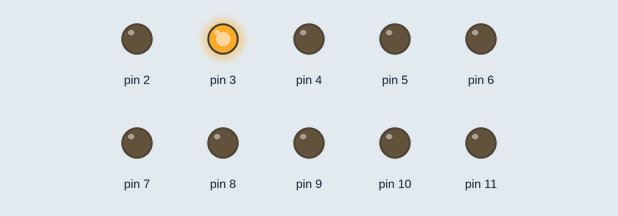
Simulated run of this sketch. Board: Arduino Uno, built with avr-gcc and run on an emulated ATmega328P. Shown: output pins drawn as LEDs (lit = HIGH).

Above: at 0.5 s.
At 1.5 s:
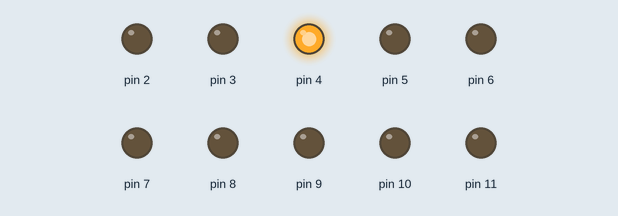
At 4.5 s:
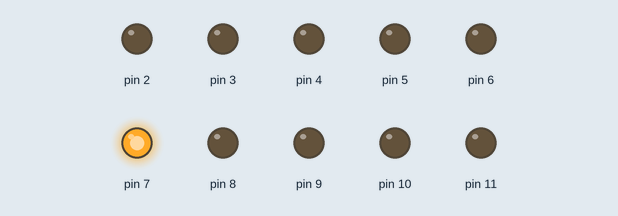
At 8.0 s:
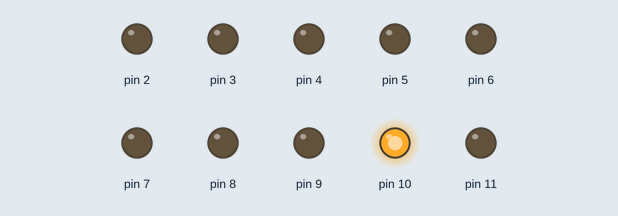
At 13.5 s:
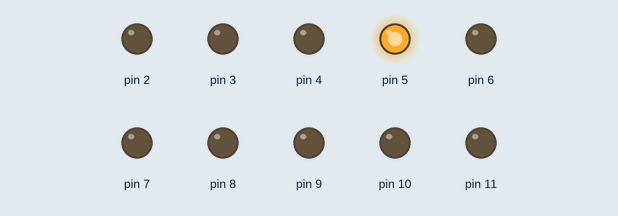
At 19.5 s:
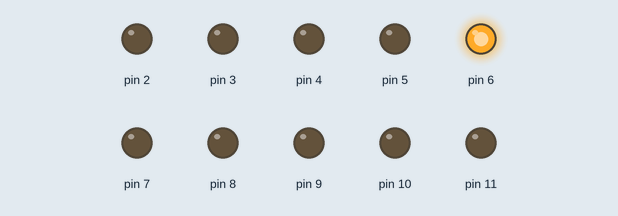
Timing chart, 0 to 20.8 s (numbered marks = the images above):
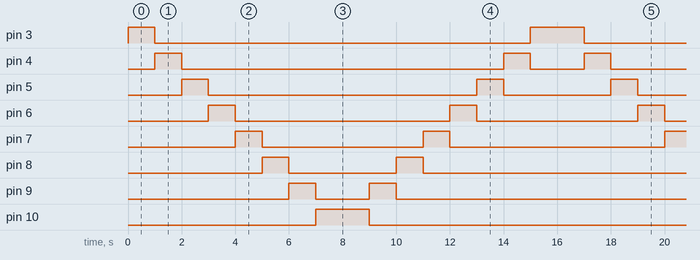

Measured:
- by itself, pin 3: repeats every 16.0 s: LOW 14.0 s, HIGH 2.0 s
- by itself, pin 4: repeats every 16.0 s: LOW 12.0 s, HIGH 1.0 s, LOW 2.0 s, HIGH 1.0 s
- by itself, pin 5: repeats every 16.0 s: LOW 10.0 s, HIGH 1.0 s, LOW 4.0 s, HIGH 1.0 s
- by itself, pin 6: repeats every 16.0 s: LOW 8.0 s, HIGH 1.0 s, LOW 6.0 s, HIGH 1.0 s
- by itself, pin 7: repeats every 16.0 s: LOW 6.0 s, HIGH 1.0 s, LOW 8.0 s, HIGH 1.0 s
- by itself, pin 8: repeats every 16.0 s: LOW 4.0 s, HIGH 1.0 s, LOW 10.0 s, HIGH 1.0 s
- by itself, pin 9: repeats every 16.0 s: LOW 2.0 s, HIGH 1.0 s, LOW 12.0 s, HIGH 1.0 s
- by itself, pin 10: alternates HIGH for 2.0 s and LOW for 14.0 s

The sketch:

yuruyen.isik.ino
```cpp
const int sure =1000;
void setup() {
for(int ledPin=2; ledPin<12; ledPin++){
 pinMode(ledPin,OUTPUT);
 }

}

void loop() {
for(int ledPin=3; ledPin<11; ledPin++){
  digitalWrite(ledPin,HIGH);
  delay(sure);
  digitalWrite(ledPin,LOW);
}
for(int ledPin=10; 2<ledPin; ledPin--){
  digitalWrite(ledPin,HIGH);
  delay(sure);
  digitalWrite(ledPin,LOW);
 }
}
```
